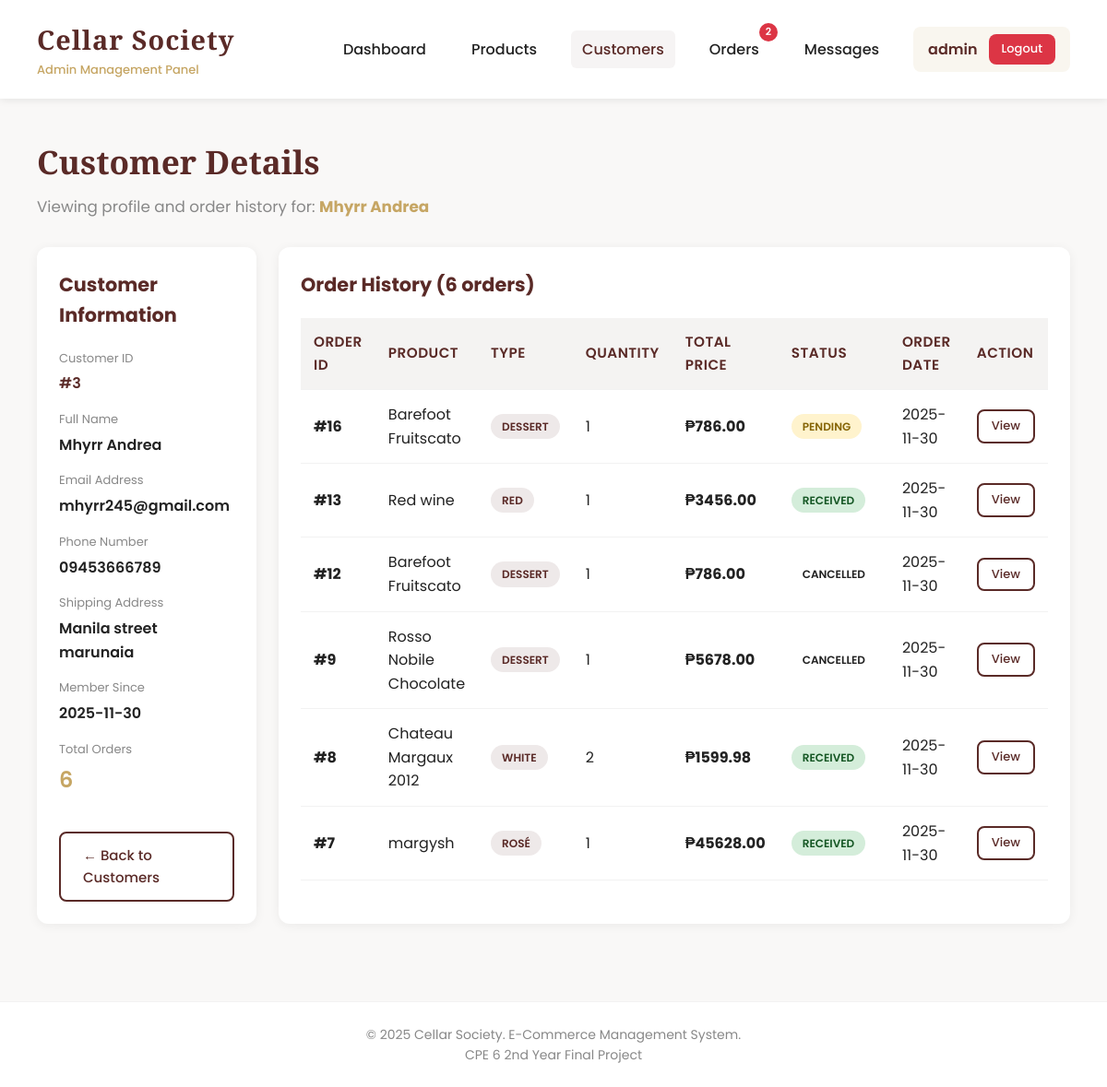
Page /customers/3 (signed in) on the earlier database version.
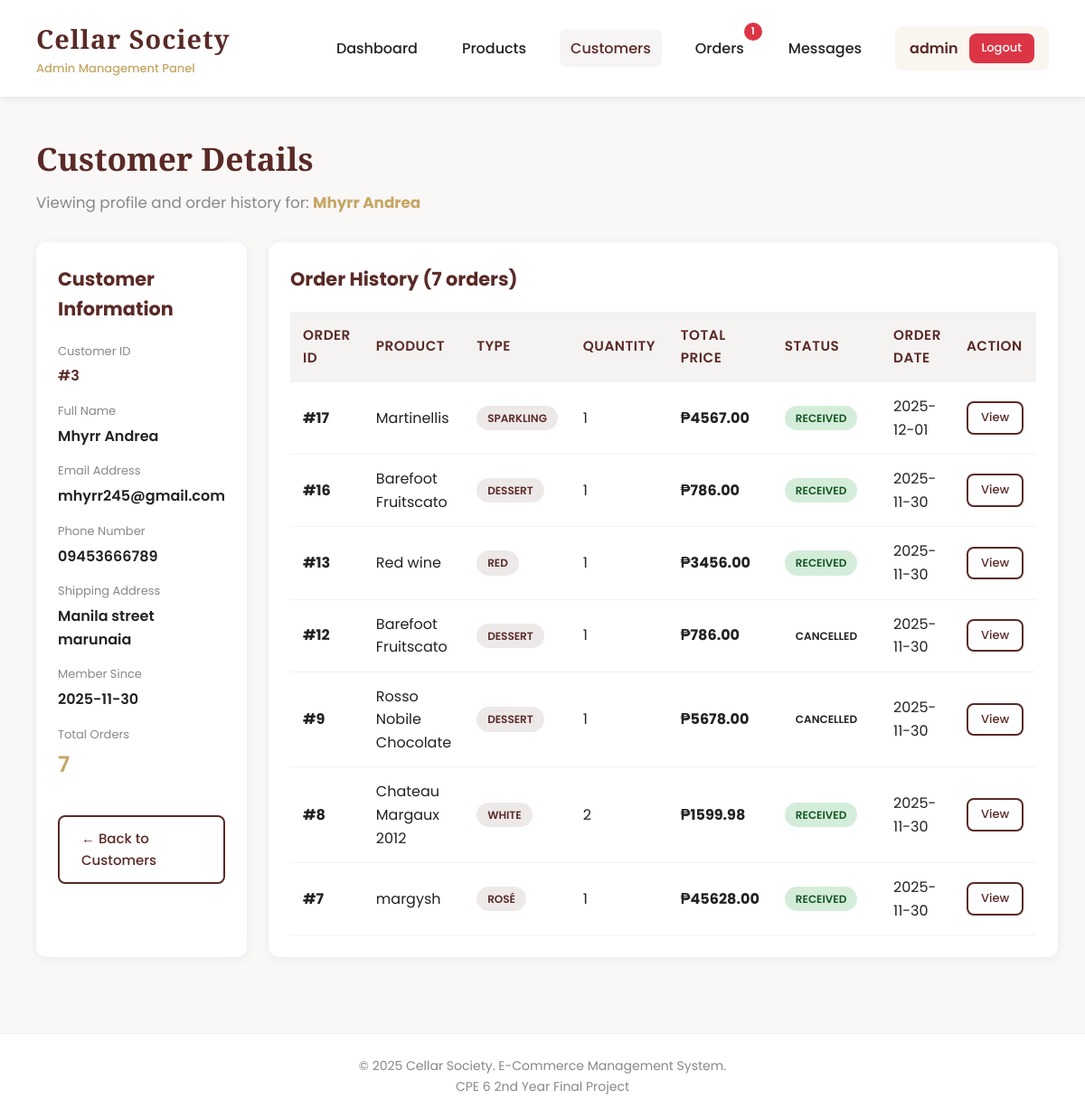
Same page on the later database version.
### tables this page shows
CREATE TABLE orders (
        id INTEGER PRIMARY KEY AUTOINCREMENT,
        customer_id INTEGER NOT NULL,
        product_id INTEGER NOT NULL,
        quantity INTEGER NOT NULL,
        total_price REAL NOT NULL,
        status TEXT DEFAULT 'Pending',
        order_date TIMESTAMP DEFAULT CURRENT_TIMESTAMP, estimated_delivery_date TEXT, shipped_date TEXT,
        FOREIGN KEY (customer_id) REFERENCES customers(id),
        FOREIGN KEY (product_id) REFERENCES products(id)
    );

CREATE TABLE products (
        id INTEGER PRIMARY KEY AUTOINCREMENT,
        name TEXT NOT NULL,
        type TEXT NOT NULL,
        region TEXT NOT NULL,
        vintage INTEGER NOT NULL,
        price REAL NOT NULL,
        alcohol REAL NOT NULL,
        stock INTEGER NOT NULL,
        description TEXT,
        image_url TEXT,
        created_at TIMESTAMP DEFAULT CURRENT_TIMESTAMP
    );

### app.py (the view)
@app.route('/customers/<int:customer_id>')
@login_required
def customer_detail(customer_id):
    conn = get_db_connection()
    customer = conn.execute('SELECT * FROM customers WHERE id = ?', (customer_id,)).fetchone()
    if not customer:
        flash('Customer not found', 'error')
        conn.close()
        return redirect(url_for('customers'))
    orders = conn.execute('''
        SELECT o.*, p.name as product_name, p.type as product_type
        FROM orders o
        JOIN products p ON o.product_id = p.id
        WHERE o.customer_id = ?
        ORDER BY o.order_date DESC
    ''', (customer_id,)).fetchall()
    conn.close()
    return render_template('admin/customer_detail.html', customer=customer, orders=orders)

### app.py (called while the page is built)
def get_db_connection():
    conn = sqlite3.connect('cellar_society.db')
    conn.row_factory = sqlite3.Row
    return conn

def login_required(f):
    @wraps(f)
    def decorated_function(*args, **kwargs):
        if 'admin_id' not in session:
            flash('Please login first', 'error')
            return redirect(url_for('login'))
        return f(*args, **kwargs)
    return decorated_function

def get_admin_notification_counts():
    conn = get_db_connection()
    pending_orders = conn.execute('''
        SELECT COUNT(*) as count FROM orders
        WHERE status = 'Pending'
    ''').fetchone()['count']
    processing_orders = conn.execute('''
        SELECT COUNT(*) as count FROM orders
        WHERE status = 'Processing'
    ''').fetchone()['count']
    unread_messages = conn.execute('''
        SELECT COUNT(*) as count FROM messages
        WHERE sender_type = 'customer' AND is_read = 0
    ''').fetchone()['count']
    conn.close()
    total = pending_orders + processing_orders + unread_messages
    return {
        'pending_orders': pending_orders,
        'processing_orders': processing_orders,
        'unread_messages': unread_messages,
        'total': total
    }

### templates/admin/customer_detail.html (shortened to what the changed rows need)
{% extends "admin/base.html" %}
{% block content %}
<div class="page-header">
    <h2>Customer Details</h2>
</div>
<div style="display: grid; grid-template-columns: 1fr 2fr; gap: 24px;">
    <div class="card">
        <div style="margin-top: 20px;">
            <div style="margin-bottom: 16px;">
                <p style="color: var(--muted); font-size: 13px; margin-bottom: 4px;">Total Orders</p>
                <p style="font-weight: 600; color: var(--accent); font-size: 1.5em;">{{ orders|length }}</p>
            </div>
        </div>
    </div>
    <div class="card">
        <h3>Order History ({{ orders|length }} orders)</h3>
        {% if orders %}
        <div class="table-container" style="margin-top: 20px;">
            <table>
                <thead>
                    <tr>
                        <th>Order ID</th>
                        <th>Product</th>
                        <th>Type</th>
                        <th>Quantity</th>
                        <th>Total Price</th>
                        <th>Status</th>
                        <th>Order Date</th>
                        <th>Action</th>
                    </tr>
                </thead>
                <tbody>
                    {% for order in orders %}
                    <tr>
                        <td><strong>#{{ order.id }}</strong></td>
                        <td>{{ order.product_name }}</td>
                        <td><span class="badge primary">{{ order.product_type }}</span></td>
                        <td>{{ order.quantity }}</td>
                        <td><strong>₱{{ "%.2f"|format(order.total_price) }}</strong></td>
                        <td>
                            {% if order.status == 'Pending' %}
                                <span class="badge warning">{{ order.status }}</span>
                            {% elif order.status == 'Processing' %}
                                <span class="badge primary">{{ order.status }}</span>
                            {% elif order.status == 'Delivered' %}
                                <span class="badge success">{{ order.status }}</span>
                            {% elif order.status == 'Received' %}
                                <span class="badge success">{{ order.status }}</span>
                            {% else %}
                                <span class="badge">{{ order.status }}</span>
                            {% endif %}
                        </td>
                        <td>{{ order.order_date[:10] }}</td>
                        <td>
                            <a href="{{ url_for('order_detail', order_id=order.id) }}" class="btn btn-small ghost">View</a>
                        </td>
                    </tr>
                    {% endfor %}
                </tbody>
            </table>
        </div>
        {% else %}
        <div class="empty-state">
            <h3>No Orders Yet</h3>
            <p>This customer hasn't placed any orders.</p>
        </div>
        {% endif %}
    </div>
</div>
{% endblock %}

Differences in the rows shown:
added orders: id "17", product_name "Martinellis", product_type "SPARKLING", quantity "1", total_price "4567.00", status "RECEIVED", order_date "2025-12-01"
changed orders id 16: status "PENDING" → "RECEIVED"
Other differences:
{{ notifications.pending_orders + notifications.processing_orders }}: "2" → "1"
{{ orders|length }}: "6" → "7"
